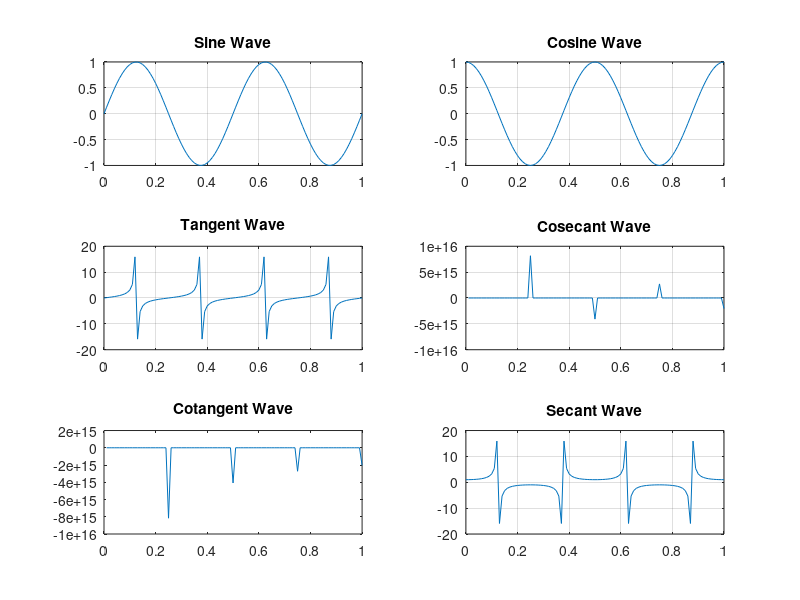

Write MATLAB code to recreate this figure.
a=1;%amplitude
f=2;%frequency in hertz
dutycycle=2;%duty cycle
fs=100;%sample frequency
t=0:1/fs:dutycycle/f;%time period formula
subplot(3,2,1);%3 rows 2 colums 1st box
plot(t,a*sin(2*pi*f*t));%first graph plotted
title('Sine Wave');%sine wave title
grid on;%boxes shown on graph
subplot(3,2,2);%3 rows 2 colums 2nd box
plot(t,a*cos(2*pi*f*t));%2nd graph plotted
grid on;%boxes shown on graph
title('Cosine Wave');%cosine wave title
subplot(3,2,3);%3 rows 2 colums 3rd box
plot(t,a*tan(2*pi*f*t));%third graph plotted
title('Tangent Wave');%title of tangent wave
grid on;%boxes shown on graph
subplot(3,2,4);%3 rows 2 colums 4th box
plot(t,a*csc(2*pi*f*t));%fourth graph plotted
title('Cosecant Wave');%cosecant wave title
grid on;%boxes shown on graph
subplot(3,2,5)%3 rows 2 columns 5th box
plot(t,a*cot(2*pi*f*t));%5th graph plotted
title('Cotangent Wave');%title of cotangent wave
subplot(3,2,6);%3 rows 2 columns 6th box
plot(t,a*sec(2*pi*f*t));%6th graph plotted
title('Secant Wave');%secant wave title
grid on;%boxes on graph